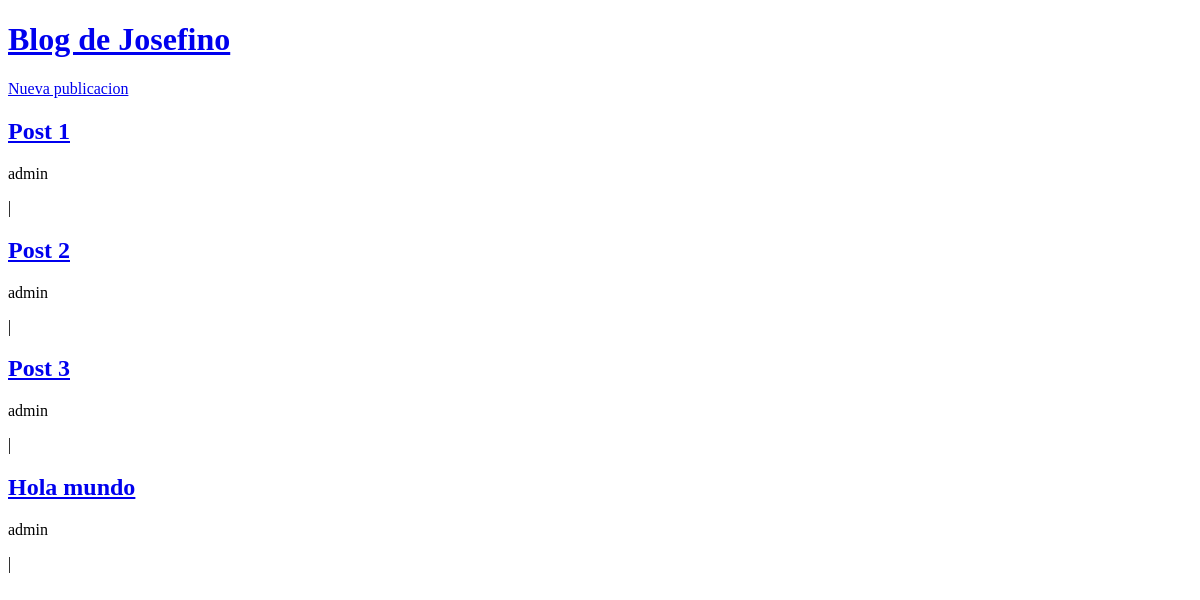
Before: / with the older database file.
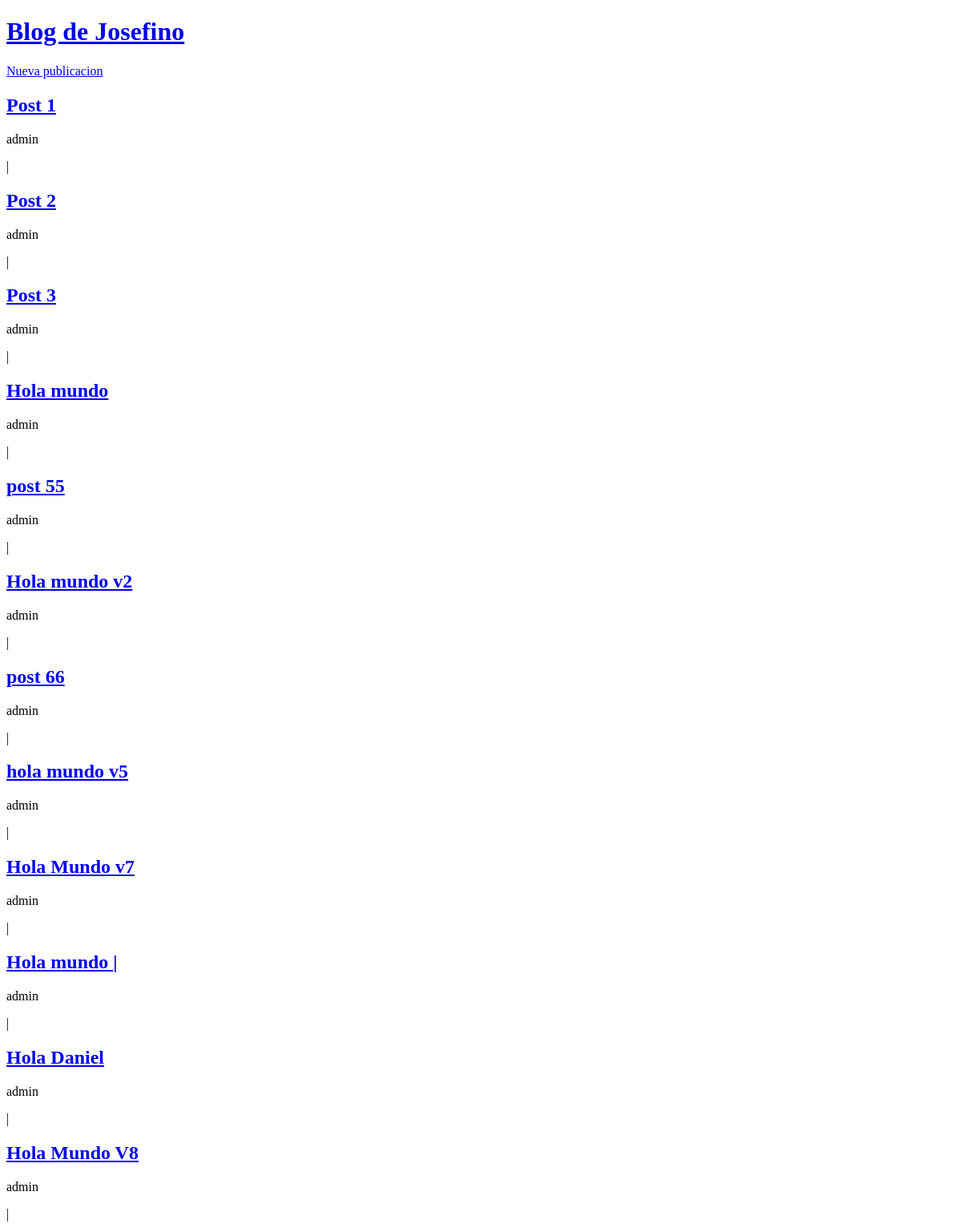
After: the same page with the newer database file.
### blog/models.py (models this page shows, shortened)
class Publication(models.Model):
    title = models.CharField(max_length=100)
    body = models.TextField()
    author = models.ForeignKey(
        'auth.User',
        on_delete=models.CASCADE,
    )
    date = models.DateTimeField(auto_now_add=True)
    updated = models.DateTimeField(auto_now=True)

### blog/views.py (the view)
# urls.py: path('', PublicationListView.as_view(), name='publications-list'),
class PublicationListView(ListView):
    model = Publication
    template_name = 'publications-list.html'

### templates/publications-list.html
{% extends "_base.html" %}
{% block content %}
    {% for post in publication_list %}
        <a href="{% url 'publication-detail' post.pk %}"><h2>{{ post.title }}</h2></a>
        <p>{{ post.author }}</p>|
        {% endfor %}
    {% endblock content %}

### templates/_base.html (shortened to what this page needs)
<!DOCTYPE html>
<html lang="en">
<head>
</head>
<body>
    <header>
        <h1><a href="{% url 'publications-list' %}">Blog de Josefino</a></h1>
        <div>
            <a href="{% url 'publication-create' %}">Nueva publicacion</a>
        </div>
    </header>
    {% block content %}
    {% endblock content %}
</body>
</html>

Changed rows visible on the page:
added Publication: title "post 55", author "admin"
added Publication: title "Hola mundo v2", author "admin"
added Publication: title "post 66", author "admin"
added Publication: title "hola mundo v5", author "admin"
added Publication: title "Hola Mundo v7", author "admin"
added Publication: title "Hola mundo |", author "admin"
added Publication: title "Hola Daniel", author "admin"
added Publication: title "Hola Mundo V8", author "admin"
